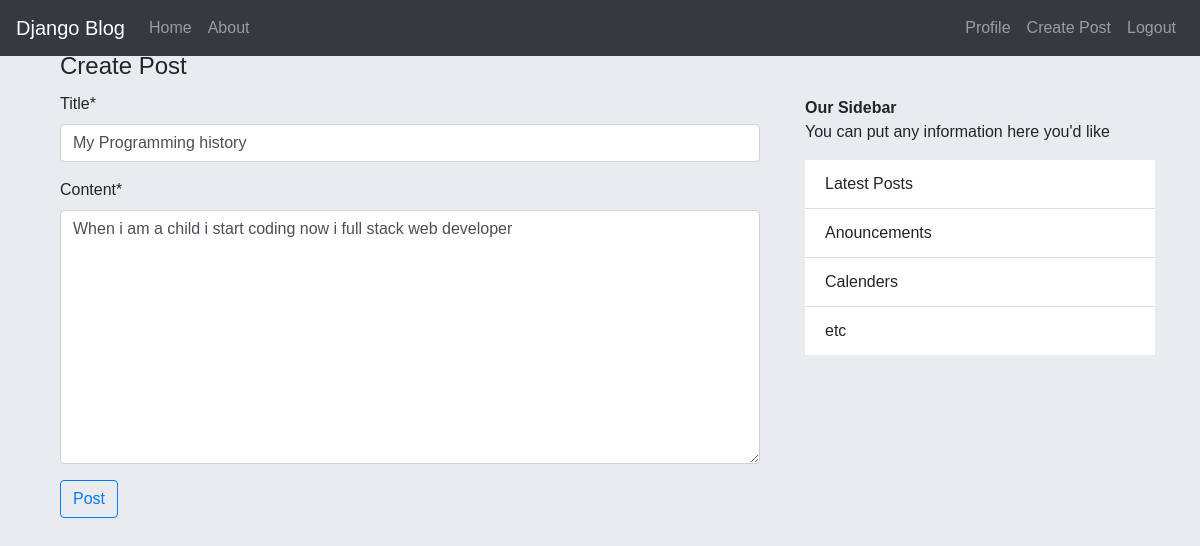
Page /post/62/update/ (signed in) on the committed database.
### blog/models.py (models this page shows, shortened)
class Post(models.Model):
    title = models.CharField(max_length=200)
    content = models.TextField()
    date_posted = models.DateTimeField(default=timezone.now)
    author      = models.ForeignKey(User,on_delete=models.CASCADE)

### blog/views.py (the view, shortened to what this page needs)
# urls.py: path('post/<int:pk>/update/',PostUpdateView.as_view(), name="post-update"),
class PostUpdateView(LoginRequiredMixin,UserPassesTestMixin,UpdateView):
    model = Post
    fields = ['title','content']
    def test_func(self):
        post = self.get_object()
        if self.request.user == post.author:
            return True
        return False

### blog/templates/blog/post_form.html (shortened to what this page needs)
{% extends 'blog/base.html' %}
{% load crispy_forms_tags %}
{% block content %}
<form class="form" method="POST">
  <fieldset>
    <legend>Create Post</legend>
  </fieldset>
  <div class="form-group">
    {{form|crispy}}
  </div>
  <button type="submit" class="btn btn-outline-primary " >Post</button>
</form>
{% endblock content %}

### blog/static/blog/css/style.css (style rules this page uses)
body { font-family: Arial, Helvetica, sans-serif; background-color: #e9ebee; }

### rows in the picture
Post: title "My Programming history", content "When i am a child i start coding now i full stack web developer"
